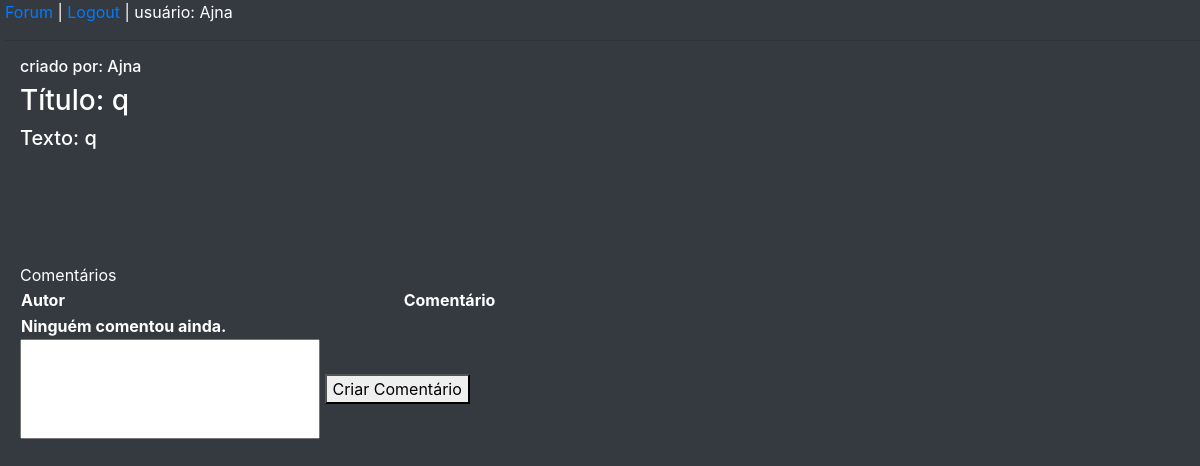
Before: /forum/publicacao/18/ (signed in) with the older database file.
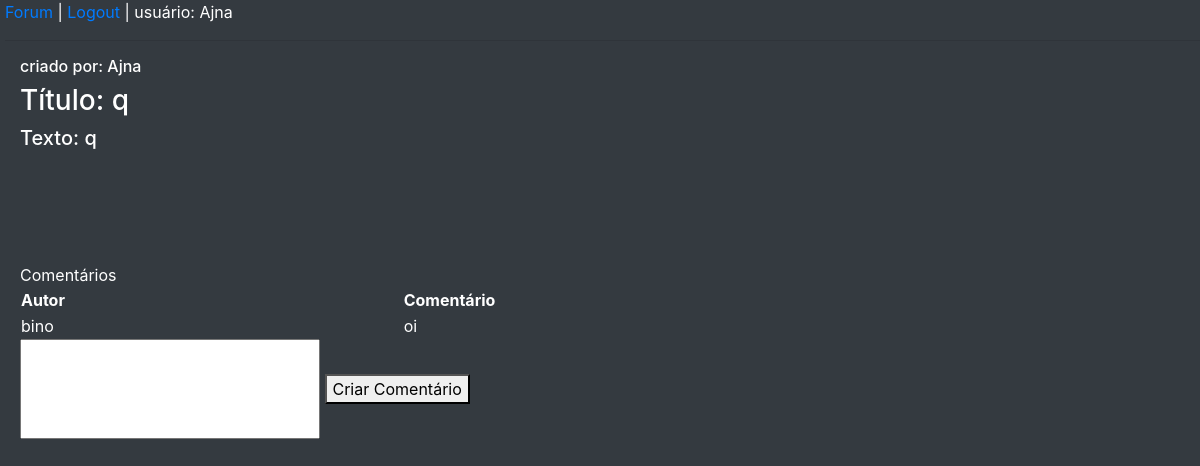
After: the same page with the newer database file.
### forum/models.py (models this page shows, shortened)
class Comentario(models.Model):
    id = models.AutoField(primary_key=True)
    texto = models.CharField(
    max_length=100, help_text='Digite o comentário:')
    idPublicacao  = models.ForeignKey(Publicacao,on_delete=models.CASCADE)
    autor = models.ForeignKey(User, on_delete=models.CASCADE,default=None, null=True)
    data_publicacao = models.DateTimeField(auto_now_add=True, blank=True, null=True)

### forum/views.py (the view, shortened to what this page needs)
# urls.py: path('publicacao/<int:pk>/', views.PublicacaoView.as_view(),
@method_decorator(login_required, name='dispatch')
class PublicacaoView(View):
    def get(self, request, pk, *args, **kwargs):
        publicacao = Publicacao.objects.get(pk=pk)
        comentarios = Comentario.objects.filter(idPublicacao=pk)
        user = request.user
        contexto = { 'publicacao': publicacao, 'comentarios':comentarios, 'user':user}
        return render(
                request,
                'visualizaPublicacao.html',
                contexto)

### forum/templates/visualizaPublicacao.html (shortened to what this page needs)
{% load static %}
<!DOCTYPE html>
<html>
<head>
    <link rel="stylesheet" href="{% static 'forum/css/estilo.css' %}">
    <link rel="stylesheet" href="https://maxcdn.bootstrapcdn.com/bootstrap/4.5.2/css/bootstrap.min.css">
</head>
<body class="bg-dark" style="margin-left: 5px;">
    {% include 'links.html' %}
    <div class="d-flex flex-column justify-content-center justify-items-center" style="margin-left: 15px;">
        <h6 style="color: white;">criado por: {{publicacao.autor}}</h6>
        <h3 style="color: white;"> Título: {{publicacao.titulo}}</h3>
        <h5 style="color: white;"> Texto: {{publicacao.texto}}</h5>
        <br><br><br>
        <a style="color: white;">Comentários</a>
        <table>
            <tr>
                <th style="color: white;">Autor</th>
                <th style="color: white;">Comentário</th>
                <th></th>
            </tr>
            {% if comentarios %}
            {% for comentario in comentarios %}
            <tr>
                <td style="color: white;">{{ comentario.autor }}</td>
                <td style="color: white;">{{ comentario.texto }}</td>
                {% if comentario.autor.username == user.username %}
                <td>
                    <a href="{% url 'forum:apaga-comentario' pk=comentario.id %}">Remover</a>
                </td>
                {% else %}
                <td> </td>
                {% endif %}
            </tr>
            {% empty %}
            <tr>
                <th style="color: white;" colspan="5">Ninguém comentou ainda.</th>
            </tr>
            {% endfor %}
            {% else %}
            <tr>
                <th style="color: white;" colspan="5">Ninguém comentou ainda.</th>
            </tr>
            {% endif %}
        </table>
        <form>
            <input type="text" name="comentario_nome" style="width: 300px; height: 100px;">
            <button method="submit" formmethod="post">
                Criar Comentário
            </button>
        </form>
    </div>
</body>
</html>

Changed rows visible on the page:
added Comentario: autor "bino", texto "oi"
Other visible differences:
text no longer shown: "Ninguém comentou ainda."
